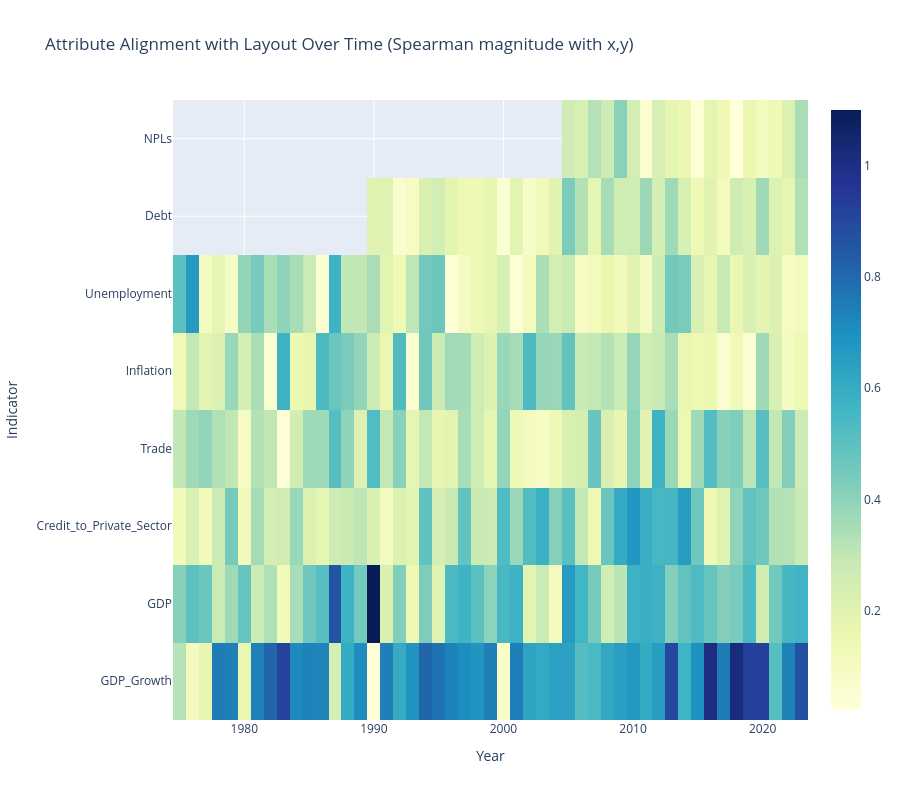

This figure's notebook cell:
### Markdown cell above
Visual 3: Attribute-alignment heatmap (what defines grouping over time)

### Code cell
# Pivot: rows = Indicator, cols = Year
piv = align_df.pivot_table(index="Indicator", columns="Year", values="alignment", aggfunc="mean")
# Reorder indicators by overall mean alignment
order = piv.mean(axis=1).sort_values(ascending=False).index.tolist()
piv = piv.loc[order]

fig_align = px.imshow(
    piv, aspect="auto", origin="lower",
    title="Attribute Alignment with Layout Over Time (Spearman magnitude with x,y)",
    color_continuous_scale="YlGnBu", height=800
)
fig_align.update_layout(xaxis_title="Year", yaxis_title="Indicator")
fig_align.show()
fig_align.write_html("figures/task2_attribute_alignment_heat_map.html", include_plotlyjs="cdn", full_html=True)

### Figure 1 — Plotly figure (JSON) as saved in the notebook; plotly's stock layout.template omitted (floating-point values rounded to 4 significant figures; data arrays with more than 128 entries replaced by an {"elided": "..."} marker saying what was removed)
{"data": [{"coloraxis": "coloraxis", "hovertemplate": "Year: %{x}<br>Indicator: %{y}<br>color: %{z}<extra></extra>", "name": "0", "type": "heatmap", "x": [1975, 1976, 1977, 1978, 1979, 1980, 1981, 1982, 1983, 1984, 1985, 1986, 1987, 1988, 1989, 1990, 1991, 1992, 1993, 1994, 1995, 1996, 1997, 1998, 1999, 2000, 2001, 2002, 2003, 2004, 2005, 2006, 2007, 2008, 2009, 2010, 2011, 2012, 2013, 2014, 2015, 2016, 2017, 2018, 2019, 2020, 2021, 2022, 2023], "xaxis": "x", "y": ["GDP_Growth", "GDP", "Credit_to_Private_Sector", "Trade", "Inflation", "Unemployment", "Debt", "NPLs"], "yaxis": "y", "z": {"elided": "8x49 float values"}}], "layout": {"coloraxis": {"colorscale": [[0, "rgb(255,255,217)"], [0.125, "rgb(237,248,177)"], [0.25, "rgb(199,233,180)"], [0.375, "rgb(127,205,187)"], [0.5, "rgb(65,182,196)"], [0.625, "rgb(29,145,192)"], [0.75, "rgb(34,94,168)"], [0.875, "rgb(37,52,148)"], [1, "rgb(8,29,88)"]]}, "height": 800, "title": {"text": "Attribute Alignment with Layout Over Time (Spearman magnitude with x,y)"}, "xaxis": {"anchor": "y", "domain": [0, 1], "title": {"text": "Year"}}, "yaxis": {"anchor": "x", "autorange": true, "domain": [0, 1], "title": {"text": "Indicator"}}}}
